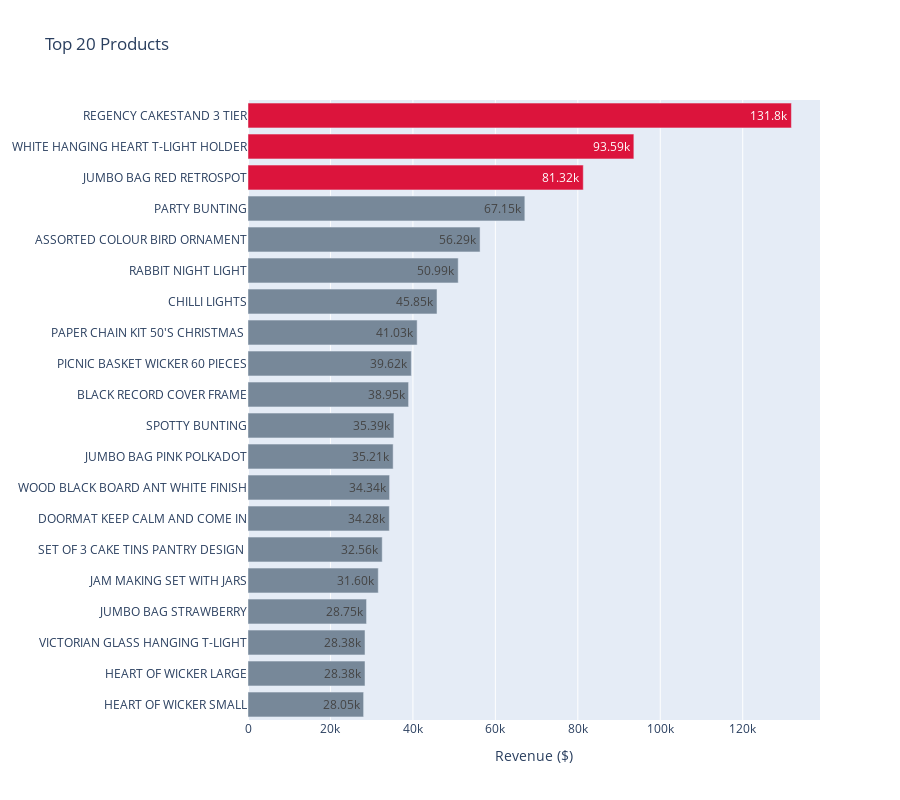

Notebook code cell kept with this figure:
### Markdown cell above
## **Top Products**

### Code cell
topProducts = data.groupby(['StockCode', 'Description'], as_index=False)[['Quantity', 'Revenue']].sum().sort_values('Revenue', ascending=False).head(20)

colorseq = ['lightslategray']*len(topProducts)
colorseq[0] = 'crimson'
colorseq[1] = 'crimson'
colorseq[2] = 'crimson'
fig = px.bar(topProducts,
        y='Description', x='Revenue', hover_data=topProducts.columns, title='Top 20 Products',
        text_auto='.4s', color_discrete_sequence=colorseq, height=800, color='Description'
      )
fig.update_xaxes(title = 'Revenue ($)')
fig.update_yaxes(title = None)
fig.update_layout(yaxis=dict(categoryorder='total ascending'), showlegend=False)
fig.show()

### Figure 1 — Plotly figure (JSON) as saved in the notebook; plotly's stock layout.template omitted (floating-point values rounded to 4 significant figures)
{"data": [{"alignmentgroup": "True", "customdata": [["22423", 11450]], "hovertemplate": "Description=%{y}<br>Revenue=%{x}<br>StockCode=%{customdata[0]}<br>Quantity=%{customdata[1]}<extra></extra>", "legendgroup": "REGENCY CAKESTAND 3 TIER", "marker": {"color": "crimson", "pattern": {"shape": ""}}, "name": "REGENCY CAKESTAND 3 TIER", "offsetgroup": "REGENCY CAKESTAND 3 TIER", "orientation": "h", "showlegend": true, "textposition": "auto", "texttemplate": "%{x:.4s}", "type": "bar", "x": [131800.0], "xaxis": "x", "y": ["REGENCY CAKESTAND 3 TIER"], "yaxis": "y"}, {"alignmentgroup": "True", "customdata": [["85123A", 34069]], "hovertemplate": "Description=%{y}<br>Revenue=%{x}<br>StockCode=%{customdata[0]}<br>Quantity=%{customdata[1]}<extra></extra>", "legendgroup": "WHITE HANGING HEART T-LIGHT HOLDER", "marker": {"color": "crimson", "pattern": {"shape": ""}}, "name": "WHITE HANGING HEART T-LIGHT HOLDER", "offsetgroup": "WHITE HANGING HEART T-LIGHT HOLDER", "orientation": "h", "showlegend": true, "textposition": "auto", "texttemplate": "%{x:.4s}", "type": "bar", "x": [93590.0], "xaxis": "x", "y": ["WHITE HANGING HEART T-LIGHT HOLDER"], "yaxis": "y"}, {"alignmentgroup": "True", "customdata": [["85099B", 43986]], "hovertemplate": "Description=%{y}<br>Revenue=%{x}<br>StockCode=%{customdata[0]}<br>Quantity=%{customdata[1]}<extra></extra>", "legendgroup": "JUMBO BAG RED RETROSPOT", "marker": {"color": "crimson", "pattern": {"shape": ""}}, "name": "JUMBO BAG RED RETROSPOT", "offsetgroup": "JUMBO BAG RED RETROSPOT", "orientation": "h", "showlegend": true, "textposition": "auto", "texttemplate": "%{x:.4s}", "type": "bar", "x": [81320.0], "xaxis": "x", "y": ["JUMBO BAG RED RETROSPOT"], "yaxis": "y"}, {"alignmentgroup": "True", "customdata": [["47566", 14903]], "hovertemplate": "Description=%{y}<br>Revenue=%{x}<br>StockCode=%{customdata[0]}<br>Quantity=%{customdata[1]}<extra></extra>", "legendgroup": "PARTY BUNTING", "marker": {"color": "lightslategray", "pattern": {"shape": ""}}, "name": "PARTY BUNTING", "offsetgroup": "PARTY BUNTING", "orientation": "h", "showlegend": true, "textposition": "auto", "texttemplate": "%{x:.4s}", "type": "bar", "x": [67150.0], "xaxis": "x", "y": ["PARTY BUNTING"], "yaxis": "y"}, {"alignmentgroup": "True", "customdata": [["84879", 35192]], "hovertemplate": "Description=%{y}<br>Revenue=%{x}<br>StockCode=%{customdata[0]}<br>Quantity=%{customdata[1]}<extra></extra>", "legendgroup": "ASSORTED COLOUR BIRD ORNAMENT", "marker": {"color": "lightslategray", "pattern": {"shape": ""}}, "name": "ASSORTED COLOUR BIRD ORNAMENT", "offsetgroup": "ASSORTED COLOUR BIRD ORNAMENT", "orientation": "h", "showlegend": true, "textposition": "auto", "texttemplate": "%{x:.4s}", "type": "bar", "x": [56290.0], "xaxis": "x", "y": ["ASSORTED COLOUR BIRD ORNAMENT"], "yaxis": "y"}, {"alignmentgroup": "True", "customdata": [["23084", 27020]], "hovertemplate": "Description=%{y}<br>Revenue=%{x}<br>StockCode=%{customdata[0]}<br>Quantity=%{customdata[1]}<extra></extra>", "legendgroup": "RABBIT NIGHT LIGHT", "marker": {"color": "lightslategray", "pattern": {"shape": ""}}, "name": "RABBIT NIGHT LIGHT", "offsetgroup": "RABBIT NIGHT LIGHT", "orientation": "h", "showlegend": true, "textposition": "auto", "texttemplate": "%{x:.4s}", "type": "bar", "x": [50990.0], "xaxis": "x", "y": ["RABBIT NIGHT LIGHT"], "yaxis": "y"}, {"alignmentgroup": "True", "customdata": [["79321", 9554]], "hovertemplate": "Description=%{y}<br>Revenue=%{x}<br>StockCode=%{customdata[0]}<br>Quantity=%{customdata[1]}<extra></extra>", "legendgroup": "CHILLI LIGHTS", "marker": {"color": "lightslategray", "pattern": {"shape": ""}}, "name": "CHILLI LIGHTS", "offsetgroup": "CHILLI LIGHTS", "orientation": "h", "showlegend": true, "textposition": "auto", "texttemplate": "%{x:.4s}", "type": "bar", "x": [45850.0], "xaxis": "x", "y": ["CHILLI LIGHTS"], "yaxis": "y"}, {"alignmentgroup": "True", "customdata": [["22086", 14983]], "hovertemplate": "Description=%{y}<br>Revenue=%{x}<br>StockCode=%{customdata[0]}<br>Quantity=%{customdata[1]}<extra></extra>", "legendgroup": "PAPER CHAIN KIT 50'S CHRISTMAS ", "marker": {"color": "lightslategray", "pattern": {"shape": ""}}, "name": "PAPER CHAIN KIT 50'S CHRISTMAS ", "offsetgroup": "PAPER CHAIN KIT 50'S CHRISTMAS ", "orientation": "h", "showlegend": true, "textposition": "auto", "texttemplate": "%{x:.4s}", "type": "bar", "x": [41030.0], "xaxis": "x", "y": ["PAPER CHAIN KIT 50'S CHRISTMAS "], "yaxis": "y"}, {"alignmentgroup": "True", "customdata": [["22502", 61]], "hovertemplate": "Description=%{y}<br>Revenue=%{x}<br>StockCode=%{customdata[0]}<br>Quantity=%{customdata[1]}<extra></extra>", "legendgroup": "PICNIC BASKET WICKER 60 PIECES", "marker": {"color": "lightslategray", "pattern": {"shape": ""}}, "name": "PICNIC BASKET WICKER 60 PIECES", "offsetgroup": "PICNIC BASKET WICKER 60 PIECES", "orientation": "h", "showlegend": true, "textposition": "auto", "texttemplate": "%{x:.4s}", "type": "bar", "x": [39620.0], "xaxis": "x", "y": ["PICNIC BASKET WICKER 60 PIECES"], "yaxis": "y"}, {"alignmentgroup": "True", "customdata": [["21137", 11376]], "hovertemplate": "Description=%{y}<br>Revenue=%{x}<br>StockCode=%{customdata[0]}<br>Quantity=%{customdata[1]}<extra></extra>", "legendgroup": "BLACK RECORD COVER FRAME", "marker": {"color": "lightslategray", "pattern": {"shape": ""}}, "name": "BLACK RECORD COVER FRAME", "offsetgroup": "BLACK RECORD COVER FRAME", "orientation": "h", "showlegend": true, "textposition": "auto", "texttemplate": "%{x:.4s}", "type": "bar", "x": [38950.0], "xaxis": "x", "y": ["BLACK RECORD COVER FRAME"], "yaxis": "y"}, {"alignmentgroup": "True", "customdata": [["23298", 7609]], "hovertemplate": "Description=%{y}<br>Revenue=%{x}<br>StockCode=%{customdata[0]}<br>Quantity=%{customdata[1]}<extra></extra>", "legendgroup": "SPOTTY BUNTING", "marker": {"color": "lightslategray", "pattern": {"shape": ""}}, "name": "SPOTTY BUNTING", "offsetgroup": "SPOTTY BUNTING", "orientation": "h", "showlegend": true, "textposition": "auto", "texttemplate": "%{x:.4s}", "type": "bar", "x": [35390.0], "xaxis": "x", "y": ["SPOTTY BUNTING"], "yaxis": "y"}, {"alignmentgroup": "True", "customdata": [["22386", 18994]], "hovertemplate": "Description=%{y}<br>Revenue=%{x}<br>StockCode=%{customdata[0]}<br>Quantity=%{customdata[1]}<extra></extra>", "legendgroup": "JUMBO BAG PINK POLKADOT", "marker": {"color": "lightslategray", "pattern": {"shape": ""}}, "name": "JUMBO BAG PINK POLKADOT", "offsetgroup": "JUMBO BAG PINK POLKADOT", "orientation": "h", "showlegend": true, "textposition": "auto", "texttemplate": "%{x:.4s}", "type": "bar", "x": [35210.0], "xaxis": "x", "y": ["JUMBO BAG PINK POLKADOT"], "yaxis": "y"}, {"alignmentgroup": "True", "customdata": [["82484", 5903]], "hovertemplate": "Description=%{y}<br>Revenue=%{x}<br>StockCode=%{customdata[0]}<br>Quantity=%{customdata[1]}<extra></extra>", "legendgroup": "WOOD BLACK BOARD ANT WHITE FINISH", "marker": {"color": "lightslategray", "pattern": {"shape": ""}}, "name": "WOOD BLACK BOARD ANT WHITE FINISH", "offsetgroup": "WOOD BLACK BOARD ANT WHITE FINISH", "orientation": "h", "showlegend": true, "textposition": "auto", "texttemplate": "%{x:.4s}", "type": "bar", "x": [34340.0], "xaxis": "x", "y": ["WOOD BLACK BOARD ANT WHITE FINISH"], "yaxis": "y"}, {"alignmentgroup": "True", "customdata": [["23284", 5113]], "hovertemplate": "Description=%{y}<br>Revenue=%{x}<br>StockCode=%{customdata[0]}<br>Quantity=%{customdata[1]}<extra></extra>", "legendgroup": "DOORMAT KEEP CALM AND COME IN", "marker": {"color": "lightslategray", "pattern": {"shape": ""}}, "name": "DOORMAT KEEP CALM AND COME IN", "offsetgroup": "DOORMAT KEEP CALM AND COME IN", "orientation": "h", "showlegend": true, "textposition": "auto", "texttemplate": "%{x:.4s}", "type": "bar", "x": [34280.0], "xaxis": "x", "y": ["DOORMAT KEEP CALM AND COME IN"], "yaxis": "y"}, {"alignmentgroup": "True", "customdata": [["22720", 6854]], "hovertemplate": "Description=%{y}<br>Revenue=%{x}<br>StockCode=%{customdata[0]}<br>Quantity=%{customdata[1]}<extra></extra>", "legendgroup": "SET OF 3 CAKE TINS PANTRY DESIGN ", "marker": {"color": "lightslategray", "pattern": {"shape": ""}}, "name": "SET OF 3 CAKE TINS PANTRY DESIGN ", "offsetgroup": "SET OF 3 CAKE TINS PANTRY DESIGN ", "orientation": "h", "showlegend": true, "textposition": "auto", "texttemplate": "%{x:.4s}", "type": "bar", "x": [32560.0], "xaxis": "x", "y": ["SET OF 3 CAKE TINS PANTRY DESIGN "], "yaxis": "y"}, {"alignmentgroup": "True", "customdata": [["22960", 7889]], "hovertemplate": "Description=%{y}<br>Revenue=%{x}<br>StockCode=%{customdata[0]}<br>Quantity=%{customdata[1]}<extra></extra>", "legendgroup": "JAM MAKING SET WITH JARS", "marker": {"color": "lightslategray", "pattern": {"shape": ""}}, "name": "JAM MAKING SET WITH JARS", "offsetgroup": "JAM MAKING SET WITH JARS", "orientation": "h", "showlegend": true, "textposition": "auto", "texttemplate": "%{x:.4s}", "type": "bar", "x": [31600.0], "xaxis": "x", "y": ["JAM MAKING SET WITH JARS"], "yaxis": "y"}, {"alignmentgroup": "True", "customdata": [["85099F", 15733]], "hovertemplate": "Description=%{y}<br>Revenue=%{x}<br>StockCode=%{customdata[0]}<br>Quantity=%{customdata[1]}<extra></extra>", "legendgroup": "JUMBO BAG STRAWBERRY", "marker": {"color": "lightslategray", "pattern": {"shape": ""}}, "name": "JUMBO BAG STRAWBERRY", "offsetgroup": "JUMBO BAG STRAWBERRY", "orientation": "h", "showlegend": true, "textposition": "auto", "texttemplate": "%{x:.4s}", "type": "bar", "x": [28750.0], "xaxis": "x", "y": ["JUMBO BAG STRAWBERRY"], "yaxis": "y"}, {"alignmentgroup": "True", "customdata": [["22178", 22118]], "hovertemplate": "Description=%{y}<br>Revenue=%{x}<br>StockCode=%{customdata[0]}<br>Quantity=%{customdata[1]}<extra></extra>", "legendgroup": "VICTORIAN GLASS HANGING T-LIGHT", "marker": {"color": "lightslategray", "pattern": {"shape": ""}}, "name": "VICTORIAN GLASS HANGING T-LIGHT", "offsetgroup": "VICTORIAN GLASS HANGING T-LIGHT", "orientation": "h", "showlegend": true, "textposition": "auto", "texttemplate": "%{x:.4s}", "type": "bar", "x": [28380.0], "xaxis": "x", "y": ["VICTORIAN GLASS HANGING T-LIGHT"], "yaxis": "y"}, {"alignmentgroup": "True", "customdata": [["22470", 9544]], "hovertemplate": "Description=%{y}<br>Revenue=%{x}<br>StockCode=%{customdata[0]}<br>Quantity=%{customdata[1]}<extra></extra>", "legendgroup": "HEART OF WICKER LARGE", "marker": {"color": "lightslategray", "pattern": {"shape": ""}}, "name": "HEART OF WICKER LARGE", "offsetgroup": "HEART OF WICKER LARGE", "orientation": "h", "showlegend": true, "textposition": "auto", "texttemplate": "%{x:.4s}", "type": "bar", "x": [28380.0], "xaxis": "x", "y": ["HEART OF WICKER LARGE"], "yaxis": "y"}, {"alignmentgroup": "True", "customdata": [["22469", 16655]], "hovertemplate": "Description=%{y}<br>Revenue=%{x}<br>StockCode=%{customdata[0]}<br>Quantity=%{customdata[1]}<extra></extra>", "legendgroup": "HEART OF WICKER SMALL", "marker": {"color": "lightslategray", "pattern": {"shape": ""}}, "name": "HEART OF WICKER SMALL", "offsetgroup": "HEART OF WICKER SMALL", "orientation": "h", "showlegend": true, "textposition": "auto", "texttemplate": "%{x:.4s}", "type": "bar", "x": [28050.0], "xaxis": "x", "y": ["HEART OF WICKER SMALL"], "yaxis": "y"}], "layout": {"barmode": "relative", "height": 800, "legend": {"title": {"text": "Description"}, "tracegroupgap": 0}, "showlegend": false, "title": {"text": "Top 20 Products"}, "xaxis": {"anchor": "y", "domain": [0, 1], "title": {"text": "Revenue ($)"}}, "yaxis": {"anchor": "x", "categoryarray": ["HEART OF WICKER SMALL", "HEART OF WICKER LARGE", "VICTORIAN GLASS HANGING T-LIGHT", "JUMBO BAG STRAWBERRY", "JAM MAKING SET WITH JARS", "SET OF 3 CAKE TINS PANTRY DESIGN ", "DOORMAT KEEP CALM AND COME IN", "WOOD BLACK BOARD ANT WHITE FINISH", "JUMBO BAG PINK POLKADOT", "SPOTTY BUNTING", "BLACK RECORD COVER FRAME", "PICNIC BASKET WICKER 60 PIECES", "PAPER CHAIN KIT 50'S CHRISTMAS ", "CHILLI LIGHTS", "RABBIT NIGHT LIGHT", "ASSORTED COLOUR BIRD ORNAMENT", "PARTY BUNTING", "JUMBO BAG RED RETROSPOT", "WHITE HANGING HEART T-LIGHT HOLDER", "REGENCY CAKESTAND 3 TIER"], "categoryorder": "total ascending", "domain": [0, 1], "title": {}}}}
